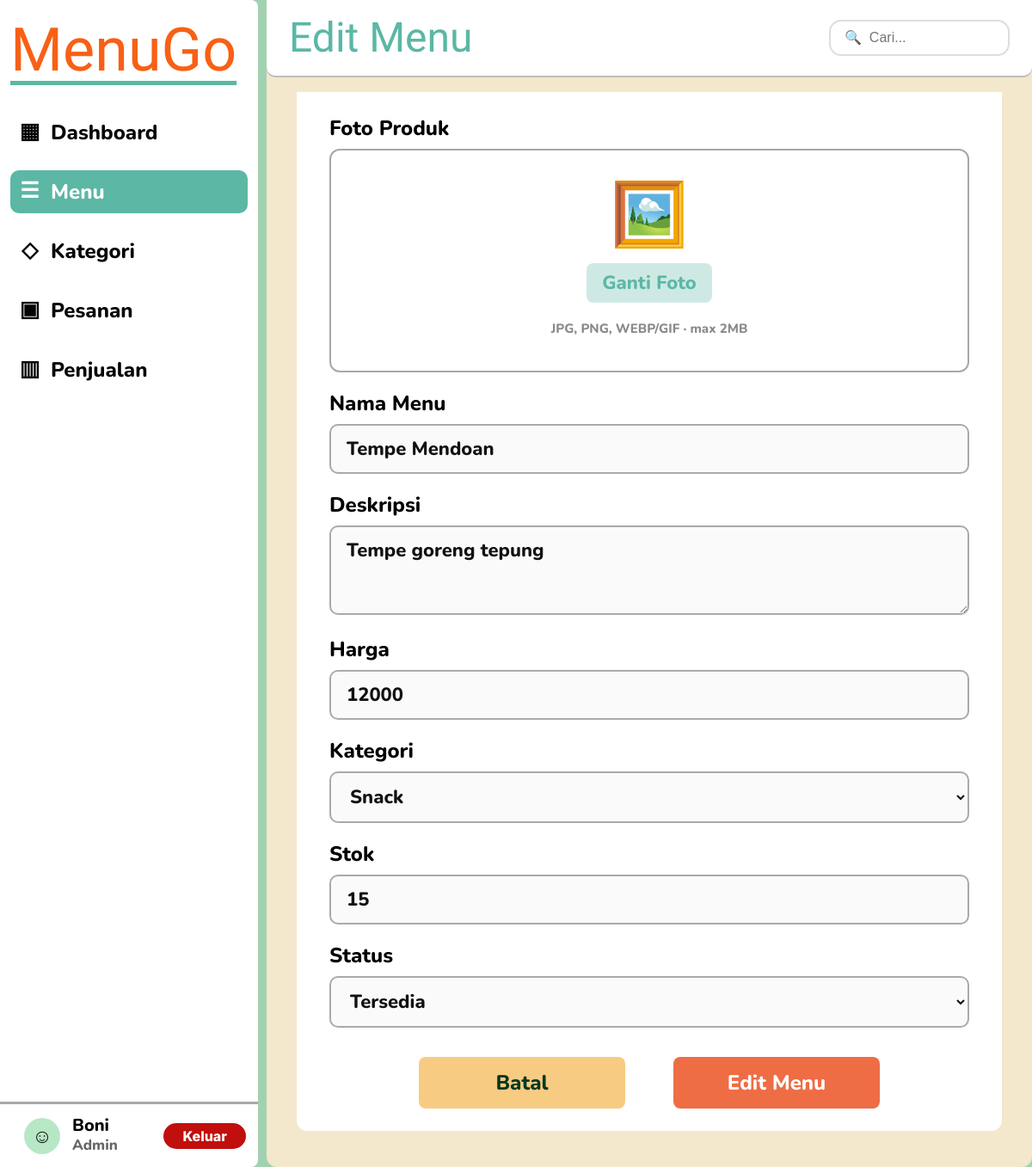
The app's page /edit_menu.php?id=9 (signed in) with its own data.
### tables this page shows
CREATE TABLE menu (
  id_menu INT AUTO_INCREMENT PRIMARY KEY,
  id_kategori INT NOT NULL,
  nama_menu VARCHAR(150) NOT NULL,
  deskripsi TEXT,
  harga INT NOT NULL,
  stok INT NOT NULL DEFAULT 0,
  foto VARCHAR(255) DEFAULT NULL,
  status ENUM('Tersedia','Habis') DEFAULT 'Tersedia',
  FOREIGN KEY (id_kategori) REFERENCES kategori(id_kategori) ON DELETE RESTRICT ON UPDATE CASCADE
);

### edit_menu.php (the view, shortened to what this page needs)
<?php
require 'config.php';
require 'layout.php';
$id = (int)($_GET['id'] ?? 0);
$r = mysqli_query($conn, "SELECT * FROM menu WHERE id_menu=$id");
$m = mysqli_fetch_assoc($r);
$fotoLama = trim($m['foto'] ?? '');
?>
<form class="formbox" method="post" enctype="multipart/form-data">
  <div class="formgroup">
    <label>Foto Produk</label>
    <label class="photo-box upload-box" for="foto">
      <?php if ($fotoLama) { ?>
        <img class="photo-preview" src="<?= htmlspecialchars($fotoLama) ?>" alt="Foto menu">
        <span class="btn btn-green btn-small">Ganti Foto</span>
        <small>JPG, PNG, WEBP/GIF · max 2MB</small>
      <?php } else { ?>
        <span class="upload-icon">🖼️</span>
        <span class="btn btn-green btn-small">Ganti Foto</span>
        <small>JPG, PNG, WEBP/GIF · max 2MB</small>
      <?php } ?>
    </label>
  </div>
  <div class="formgroup">
    <label>Nama Menu</label>
    <input
      class="input"
      name="nama_menu"
      value="<?= htmlspecialchars($m['nama_menu']) ?>"
      required
    >
  </div>
  <div class="formgroup">
    <label>Deskripsi</label>
    <textarea name="deskripsi"><?= htmlspecialchars($m['deskripsi']) ?></textarea>
  </div>
  <div class="formgroup">
    <label>Harga</label>
    <input
      class="input"
      name="harga"
      type="number"
      value="<?= $m['harga'] ?>"
      required
    >
  </div>
  <div class="formgroup">
    <label>Kategori</label>
    <select name="id_kategori">
      <?php
      $k = mysqli_query($conn, "SELECT * FROM kategori");
      while ($row = mysqli_fetch_assoc($k)) {
        $sel = $row['id_kategori'] == $m['id_kategori'] ? 'selected' : '';
        echo "<option $sel value='{$row['id_kategori']}'>{$row['nama_kategori']}</option>";
      }
      ?>
    </select>
  </div>
  <div class="formgroup">
    <label>Stok</label>
    <input
      class="input"
      name="stok"
      type="number"
      value="<?= $m['stok'] ?>"
      required
    >
  </div>
  <div class="formgroup">
    <label>Status</label>
    <select name="status">
      <option <?= $m['status'] == 'Tersedia' ? 'selected' : '' ?>>
        Tersedia
      </option>
    </select>
  </div>
  <div class="actions">
    <a class="btn" href="menu.php">Batal</a>
    <button class="btn btn-primary" type="submit">Edit Menu</button>
  </div>
</form>

### layout.php (style rules this page uses)
:root { --bg:#A2D1B1;--cream:#F3E8CC;--brand:#F86015;--mint:#5CB7A5;--green:#023820;--darkgreen:#19532B;--red:#EE3F24;--orange:#EEAB43;--blue:#3778EB;--text:#0e0e0e;--muted:#8A8A8A; }
* { box-sizing:border-box;margin:0;padding:0 }
body { font-family:Inter,Arial,sans-serif;background:var(--bg);color:var(--green);min-height:100vh;overflow-x:hidden }
.btn { display:inline-block;border:0;border-radius:8px;padding:9px 16px;text-decoration:none;color:var(--green);background:#F7CB82;font-family:Nunito,Inter,sans-serif;font-weight:800;cursor:pointer }
.btn-primary { background:#EE6D45;color:#fff }
.btn-green { background:rgba(92,183,165,.35);color:#5CB7A5 }
.btn-small { padding:6px 12px;font-size:13px }
.formbox { background:#fff;border-radius:0 0 12px 12px;padding:26px 38px;max-width:820px;margin:0 auto }
.formgroup { margin-bottom:20px }
.formgroup label { display:block;font-family:Nunito,Inter,sans-serif;font-size:24px;font-weight:800;color:#000;margin-bottom:8px }
.input,select,textarea { width:100%;border:2px solid #aaa;border-radius:10px;padding:12px 18px;font-size:22px;font-family:Nunito,Inter,sans-serif;font-weight:800;background:#fafafa;color:#111 }
textarea { height:104px;resize:vertical }
.actions { display:flex;gap:56px;justify-content:center;margin-top:34px }
.actions .btn { font-size:24px;min-width:240px;text-align:center;padding:14px 22px }
.photo-box { border:2px solid #aaa;border-radius:12px;height:236px;display:flex;align-items:center;justify-content:center;flex-direction:column;color:#5ebba8;font-weight:800;font-size:68px;background:#fafafa;overflow:hidden }
.photo-box .btn { font-size:20px;margin-top:8px }
.upload-box { cursor:pointer }
.upload-box small { font-size:14px;color:#888;margin-top:8px;font-family:Nunito,Inter,sans-serif }
.upload-icon { line-height:1 }

### edit_menu.php (style rules this page uses)
.photo-box.upload-box { width: 100%; height: 260px; border: 2px solid #A8A8A8; border-radius: 12px; background: #fff; cursor: pointer; display: flex; flex-direction: column; align-items: center; justify-content: center; gap: 12px; text-align: center; overflow: hidden; }
.upload-icon { font-size: 72px; line-height: 1; color: #5CB7A5; }
.photo-box .btn-green { background: rgba(92, 183, 165, 0.30); color: #5CB7A5; border-radius: 8px; padding: 8px 18px; font-size: 22px; font-weight: 800; }
.photo-box small { display: block; font-size: 15px; font-weight: 800; color: #8A8A8A; }

### records on screen
menu: nama_menu "Tempe Mendoan", deskripsi "Tempe goreng tepung", harga "12000", stok "15", status "Tersedia"

### other values on screen
$it[3] "▦"
$it[2] "Dashboard"
$it[3] "☰"
$it[2] "Menu"
$it[3] "◇"
$it[2] "Kategori"
$it[3] "▣"
$it[2] "Pesanan"
$it[3] "▥"
$it[2] "Penjualan"
$nama "Boni"
$title "Edit Menu"
form field id_kategori "Snack"
